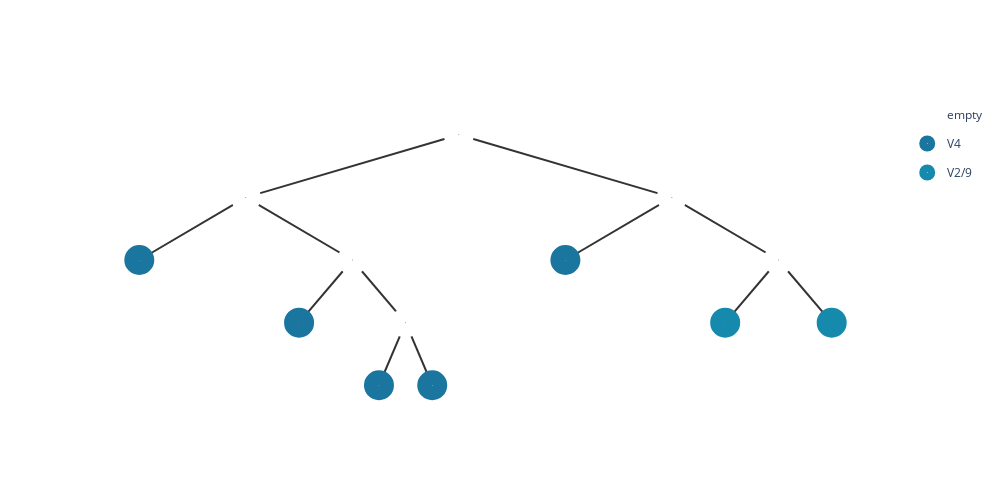

The notebook cell this image was saved under:
### Code cell
remove_meta(root);
t.fig.update_layout(
    paper_bgcolor='rgba(0,0,0,0)',
    plot_bgcolor='rgba(0,0,0,0)',
)

t.fig.show()

### Figure 1 — Plotly figure (JSON) as saved in the notebook; plotly's stock layout.template omitted (floating-point values rounded to 4 significant figures)
{"data": [{"hoverinfo": "text", "hovertext": ["12", "10", "9", "7", "11", "8"], "legendgroup": "empty", "marker": {"color": "#fff", "size": 30, "symbol": "circle-dot"}, "mode": "markers+text", "name": "empty", "type": "scatter", "x": [5.5, 3.25, 4.375, 4.938, 7.75, 8.875], "y": [5, 3.5, 2, 0.5, 3.5, 2]}, {"hoverinfo": "text", "hovertext": ["2_V4", "4_V4", "0_V4", "1_V4", "3_V4"], "legendgroup": "V4", "marker": {"color": "#1a759f", "size": 30, "symbol": "circle-dot"}, "mode": "markers+text", "name": "V4", "type": "scatter", "x": [2.125, 3.812, 4.656, 5.219, 6.625], "y": [2, 0.5, -1, -1, 2]}, {"hoverinfo": "text", "hovertext": ["5_V2/9", "6_V2/9"], "legendgroup": "V2/9", "marker": {"color": "#168aad", "size": 30, "symbol": "circle-dot"}, "mode": "markers+text", "name": "V2/9", "type": "scatter", "x": [8.312, 9.438], "y": [0.5, 0.5]}], "layout": {"height": 500, "paper_bgcolor": "rgba(0,0,0,0)", "plot_bgcolor": "rgba(0,0,0,0)", "shapes": [{"layer": "below", "line": {"color": "#333", "width": 2}, "type": "line", "x0": 5.5, "x1": 5.5, "y0": 5, "y1": 5}, {"layer": "below", "line": {"color": "#333", "width": 2}, "type": "line", "x0": 5.5, "x1": 3.25, "y0": 5, "y1": 3.5}, {"layer": "below", "line": {"color": "#333", "width": 2}, "type": "line", "x0": 3.25, "x1": 2.125, "y0": 3.5, "y1": 2}, {"layer": "below", "line": {"color": "#333", "width": 2}, "type": "line", "x0": 3.25, "x1": 4.375, "y0": 3.5, "y1": 2}, {"layer": "below", "line": {"color": "#333", "width": 2}, "type": "line", "x0": 4.375, "x1": 3.812, "y0": 2, "y1": 0.5}, {"layer": "below", "line": {"color": "#333", "width": 2}, "type": "line", "x0": 4.375, "x1": 4.938, "y0": 2, "y1": 0.5}, {"layer": "below", "line": {"color": "#333", "width": 2}, "type": "line", "x0": 4.938, "x1": 4.656, "y0": 0.5, "y1": -1}, {"layer": "below", "line": {"color": "#333", "width": 2}, "type": "line", "x0": 4.938, "x1": 5.219, "y0": 0.5, "y1": -1}, {"layer": "below", "line": {"color": "#333", "width": 2}, "type": "line", "x0": 5.5, "x1": 7.75, "y0": 5, "y1": 3.5}, {"layer": "below", "line": {"color": "#333", "width": 2}, "type": "line", "x0": 7.75, "x1": 6.625, "y0": 3.5, "y1": 2}, {"layer": "below", "line": {"color": "#333", "width": 2}, "type": "line", "x0": 7.75, "x1": 8.875, "y0": 3.5, "y1": 2}, {"layer": "below", "line": {"color": "#333", "width": 2}, "type": "line", "x0": 8.875, "x1": 8.312, "y0": 2, "y1": 0.5}, {"layer": "below", "line": {"color": "#333", "width": 2}, "type": "line", "x0": 8.875, "x1": 9.438, "y0": 2, "y1": 0.5}], "width": 1000, "xaxis": {"showgrid": false, "showline": false, "showticklabels": false, "zeroline": false}, "yaxis": {"showgrid": false, "showline": false, "showticklabels": false, "zeroline": false}}}
